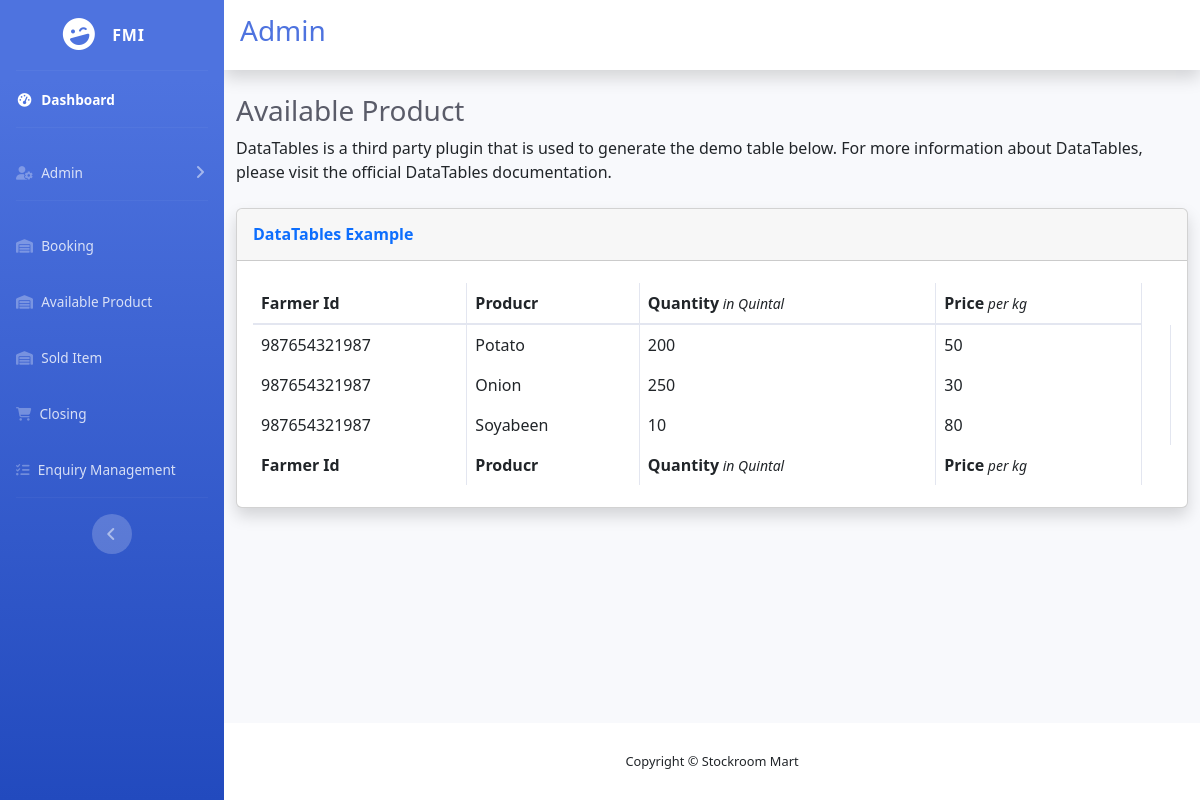
The app's page /adminapp/sellingitems/, older data.
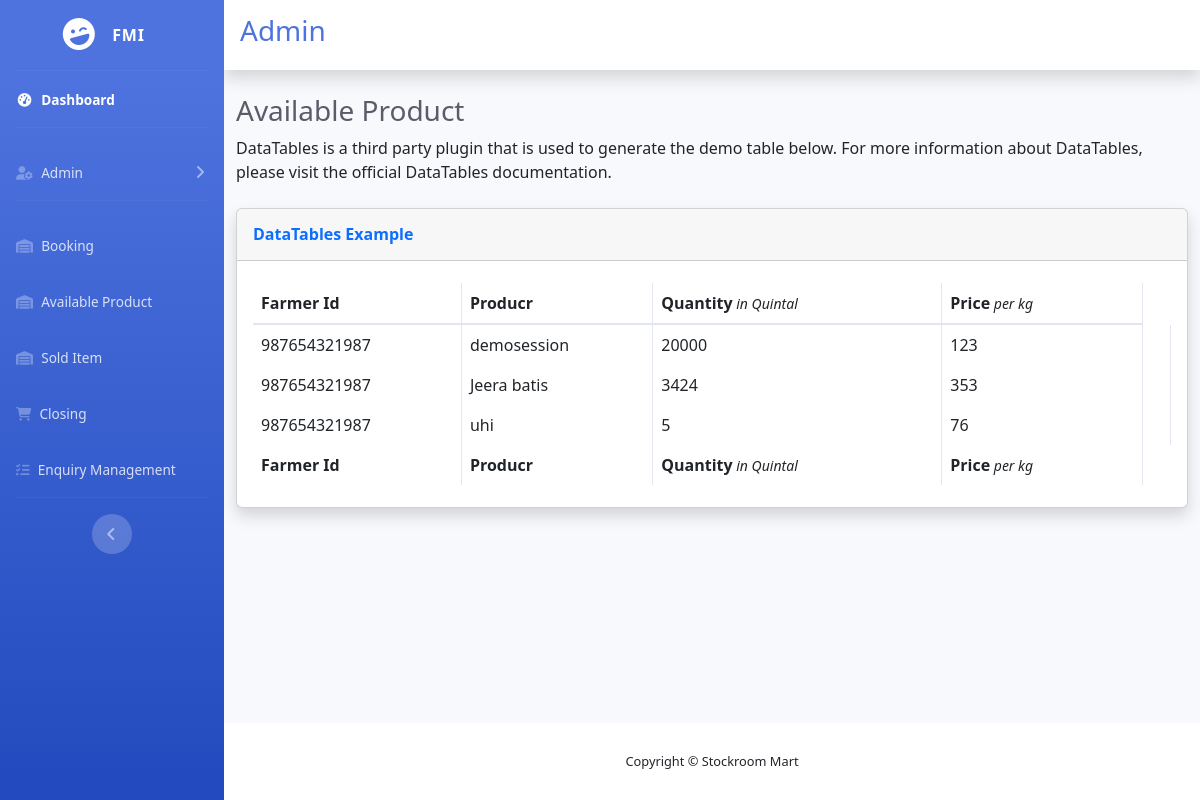
The same page, newer data.
### farmerapp/models.py (models this page shows, shortened)
class FarmerSellProduct(models.Model):
    farmerName = models.ForeignKey(FarmerInfo,on_delete = models.CASCADE, related_name="farmers", default="")
    productName = models.CharField(max_length=100, default="")
    qty = models.CharField(max_length=100, default="")
    price = models.CharField(max_length=100, default="")
    description = models.TextField(max_length=100, default="")
    prodImage = models.ImageField(upload_to='images/')
    likes = models.ManyToManyField(MerchantInfo, related_name='FarmerSellProduct')

### fmiapp/models.py (models this page shows)
class FarmerInfo(models.Model):
    name = models.CharField(max_length=50)
    gender = models.CharField(max_length=6)
    address = models.TextField()
    contactno = models.CharField(max_length=15)
    aadharno = models.CharField(max_length=12, primary_key=True)
    regdate = models.DateTimeField(default=datetime.now, blank=True)
    userid = models.CharField(max_length=50, default="", unique=True)
    password = models.CharField(max_length=20, default="")
    usertype = models.CharField(max_length=20, default="farmer")
    def __str__(self):
        return self.aadharno

### adminapp/views.py (the view)
# urls.py: path('sellingitems/', views.sellingitems, name='sellingitems'),
def sellingitems(request):
    global productObj, soldobj
    try:
        soldobj = orderDetail.objects.all()
        productObj = FarmerSellProduct.objects.select_related('farmerName').all()
        farmerName = FarmerInfo.objects.filter(aadharno=productObj[0].farmerName)[0].name
    except:
        farmerName = ''
    context = {'soldobj': soldobj, 'productObj': productObj, 'farmerName': farmerName}
    return render(request, 'sellingitems.html', context)

### adminapp/templates/sellingitems.html
{% extends 'adminbase.html' %}
{% block body%}
<div class="container-fluid">
    <h1 class="h3 mb-2 text-gray-800">Available Product </h1>
    <p class="mb-4">DataTables is a third party plugin that is used to generate the demo table below.
        For more information about DataTables, please visit the <a target="_blank">official DataTables documentation</a>.</p>
    <div class="card shadow mb-4">
        <div class="card-header py-3">
            <h6 class="m-0 font-weight-bold text-primary">DataTables Example</h6>
        </div>
        <div class="card-body">
            <div class="table-responsive">
                <table class="table table-bordered" id="dataTable" width="100%" cellspacing="0">
                    <thead>
                    <tr>
                        <th>Farmer Id</th>
                        <th>Producr</th>
                        <th>Quantity<span class="small"><em> in Quintal</em></span></th>
                        <th>Price<span class="small"><em> per kg</em></span></th>
                    </tr>
                    </thead>
                    <tfoot>
                    <tr>
                        <th>Farmer Id</th>
                        <th>Producr</th>
                        <th>Quantity<span class="small"><em> in Quintal</em></span></th>
                        <th>Price<span class="small"><em> per kg</em></span></th>
                    </tr>
                    </tfoot>
                    <tbody>
                    {% for p in productObj %}
                    <tr>
                        <td class="">{{ p.farmerName }}</td>
                        <td class="">{{ p.productName }}</td>
                        <td class="">{{ p.qty }}</td>
                        <td class="">{{ p.price }}</td>
                        <td class="">{{ p.aadharno }}</td>
                    </tr>
                    {% endfor %}
                    </tbody>
                </table>
            </div>
        </div>
    </div>
</div>
{% endblock body %}

### adminapp/templates/adminbase.html (shortened to what this page needs)
<!DOCTYPE html>
<html lang="en">
    {% load static %}
<head>
    <link href="{% static 'css/all.min.css' %}" rel="stylesheet">
    <link href="{% static 'css/sb-admin-2.min.css' %}" rel="stylesheet">
    <link href="{% static 'css/dataTables.bootstrap4.min.css' %}" rel="stylesheet">
    <link href="{% static 'css/bootstrap.css' %}" rel="stylesheet">
    <link href="{% static 'css/style.css' %}" rel="stylesheet">
    <link rel="stylesheet" href="https://cdnjs.cloudflare.com/ajax/libs/font-awesome/6.1.2/css/all.min.css"
/>
</head>
<body id="page-top">
    <div id="wrapper">
        <ul class="navbar-nav bg-gradient-primary sidebar sidebar-dark accordion" id="accordionSidebar">
            <a class="sidebar-brand d-flex align-items-center justify-content-center" href="{% url 'index' %}">
                <div class="sidebar-brand-icon rotate-n-15">
                    <i class="fas fa-laugh-wink"></i>
                </div>
                <div class="sidebar-brand-text mx-3" >FMI</div>
            </a>
            <hr class="sidebar-divider my-0">
            <li class="nav-item active">
                <a class="nav-link" href="{% url 'adminapp:adminhome' %}">
                    <i class="fas fa-fw fa-tachometer-alt"></i>
                    <span>Dashboard</span></a>
            </li>
            <hr class="sidebar-divider">
            <li class="nav-item">
                <a class="nav-link collapsed" href="#" data-toggle="collapse" data-target="#collapseTwo"
                    aria-expanded="true" aria-controls="collapseTwo">
                    <i class="fa-solid fa-user-gear"></i>
                    <span>Admin</span>
                </a>
            </li>
            <hr class="sidebar-divider">
            <li class="nav-item">
                <a class="nav-link" href="{% url 'adminapp:booking' %}">
                 <i class="fa-solid fa-warehouse"></i>
                    <span>Booking</span></a>
            </li>
            <li class="nav-item">
                <a class="nav-link" href="{% url 'adminapp:sellingitems' %}">
                 <i class="fa-solid fa-warehouse"></i>
                    <span>Available Product</span></a>
            </li>
            <li class="nav-item">
                <a class="nav-link" href="{% url 'adminapp:solditem' %}">
                 <i class="fa-solid fa-warehouse"></i>
                    <span>Sold Item</span></a>
            </li>
            <li class="nav-item">
                <a class="nav-link" href="{% url 'adminapp:purchase' %}">
                    <i class="fa-solid fa-cart-shopping"></i>
                    <span>Closing</span></a>
            </li>
            <li class="nav-item">
                <a class="nav-link" href="{% url 'adminapp:enquiries' %}">
                  <i class="fa-solid fa-list-check"></i>
                    <span>Enquiry Management</span></a>
            </li>
            <hr class="sidebar-divider d-none d-md-block">
            <div class="text-center d-none d-md-inline">
                <button class="rounded-circle border-0" id="sidebarToggle"></button>
            </div>
        </ul>
        <div id="content-wrapper" class="d-flex flex-column">
            <div id="content">
                <nav class="navbar navbar-expand navbar-light bg-white topbar mb-4 static-top shadow">
                    <ul class="navbar-nav">
                           <li>
                        <h3 class="ms-3" style="color: #4e73df;color: linear-gradient(180deg,#4e73df 10%,#224abe 100%);">Admin</h3>
                    </li>
                    </ul>
                </nav>
                {% block body%}
                {% endblock %}
            </div>
            <footer class="sticky-footer bg-white">
                <div class="container my-auto">
                    <div class="copyright text-center my-auto">
                        <span>Copyright &copy; Stockroom Mart</span>
                    </div>
                </div>
            </footer>
        </div>
    </div>
</body>
</html>

### adminapp/static/css/style.css (style rules this page uses)
:root { --white:#f8f9fa; }

Row changes from the older to the newer data that the page shows:
removed FarmerSellProduct: farmerName "987654321987", productName "Potato", qty "200", price "50"
removed FarmerSellProduct: farmerName "987654321987", productName "Onion", qty "250", price "30"
removed FarmerSellProduct: farmerName "987654321987", productName "Soyabeen", qty "10", price "80"
added FarmerSellProduct: farmerName "987654321987", productName "demosession", qty "20000", price "123"
added FarmerSellProduct: farmerName "987654321987", productName "Jeera batis", qty "3424", price "353"
added FarmerSellProduct: farmerName "987654321987", productName "uhi", qty "5", price "76"
